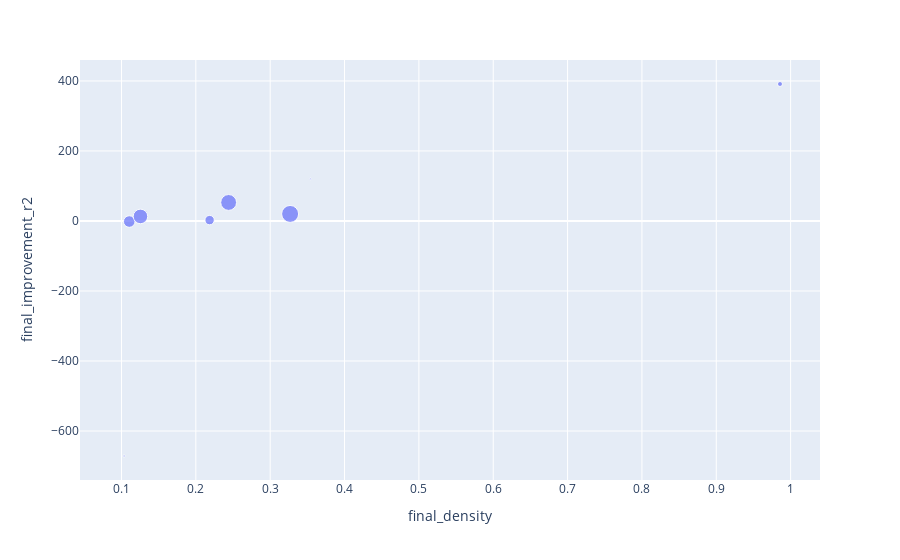

Notebook source saved alongside this figure:
### Code cell
fig = px.scatter(final_table, x='final_density', y='final_improvement_r2', size='final_number_rows')
fig.show()

### Figure 1 — Plotly figure (JSON) as saved in the notebook; plotly's stock layout.template omitted (floating-point values rounded to 4 significant figures)
{"data": [{"hovertemplate": "final_density=%{x}<br>final_improvement_r2=%{y}<br>final_number_rows=%{marker.size}<extra></extra>", "legendgroup": "", "marker": {"color": "#636efa", "size": [1503, 34, 52, 2533, 723, 255, 625, 164, 187, 8960, 276, 4761, 176, 3221, 323, 986, 184, 63, 1731, 178, 444, 67, 2812, 37, 69, 374, 53, 53, 2519, 175, 558, 2368], "sizemode": "area", "sizeref": 22.4, "symbol": "circle"}, "mode": "markers", "name": "", "orientation": "v", "showlegend": false, "type": "scatter", "x": [0.1104, 0.3542, 0.8667, 0.1832, 0.6847, 0.1245, 0.248, 0.1898, 0.3339, 0.1152, 0.9857, 0.2204, 0.1103, 0.3268, 0.1195, 0.2185, 0.1353, 0.123, 0.184, 0.1545, 0.2056, 0.1163, 0.2441, 0.2284, 0.1348, 0.1443, 0.1035, 0.184, 0.1537, 0.1139, 0.1914, 0.1255], "xaxis": "x", "y": [-1.579, 120.1, NaN, NaN, NaN, NaN, NaN, NaN, NaN, NaN, 391.3, NaN, NaN, 20.13, NaN, 2.475, NaN, NaN, NaN, NaN, NaN, NaN, 52.89, NaN, NaN, NaN, -671.4, NaN, NaN, NaN, NaN, 13.03], "yaxis": "y"}], "layout": {"legend": {"itemsizing": "constant", "tracegroupgap": 0}, "margin": {"t": 60}, "xaxis": {"anchor": "y", "domain": [0, 1], "title": {"text": "final_density"}}, "yaxis": {"anchor": "x", "domain": [0, 1], "title": {"text": "final_improvement_r2"}}}}
